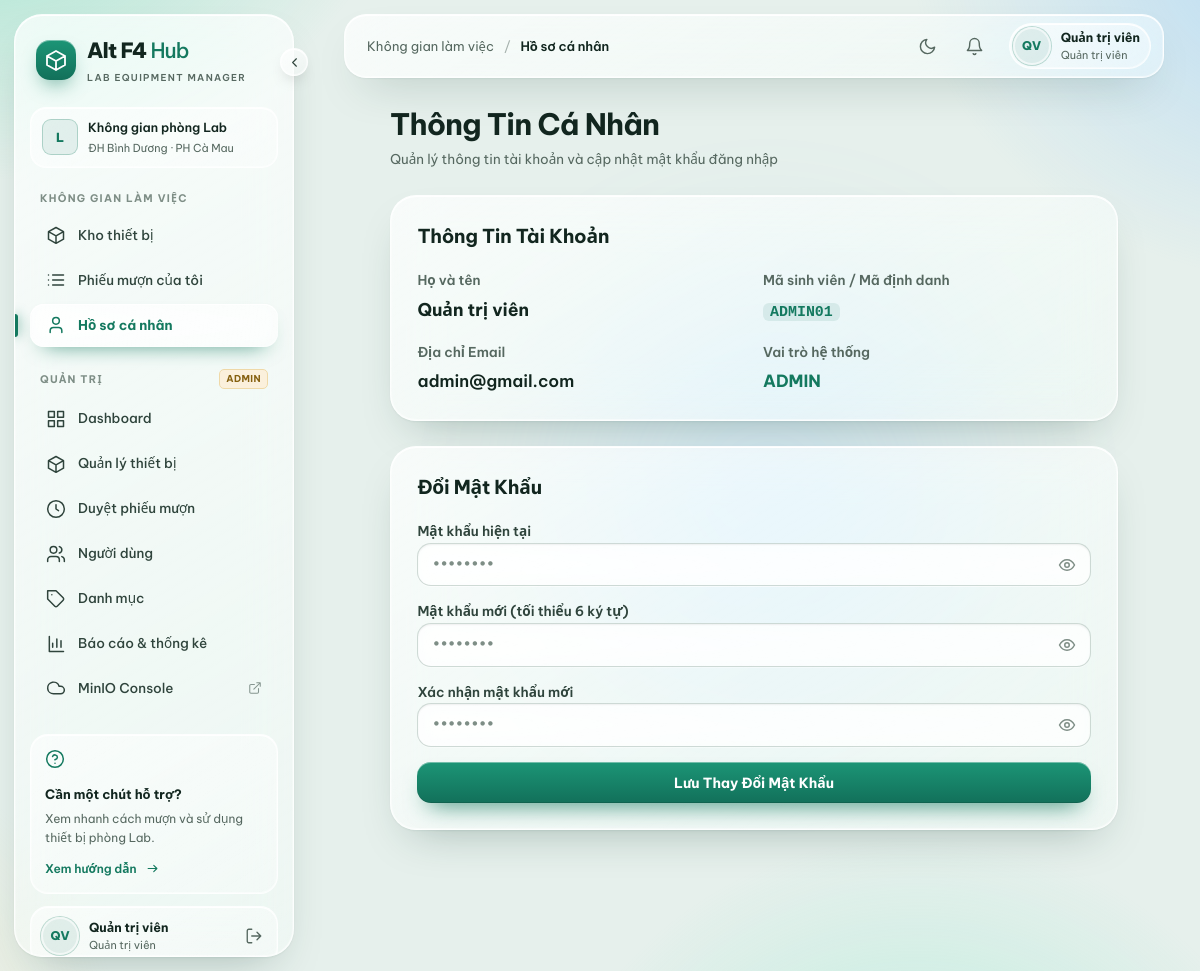
The app's page /profile.php (signed in) with its own data.
### tables this page shows
CREATE TABLE IF NOT EXISTS users (
    id INT AUTO_INCREMENT PRIMARY KEY,
    fullname VARCHAR(100) NOT NULL,
    student_code VARCHAR(20) UNIQUE,
    email VARCHAR(100) UNIQUE NOT NULL,
    password VARCHAR(255) NOT NULL,
    role ENUM('admin', 'student') DEFAULT 'student',
    created_at TIMESTAMP DEFAULT CURRENT_TIMESTAMP
);

### src/config.php (called while the page is built, shortened)
<?php
function checkLogin() {
    $userId = (int)($_SESSION['user']['id'] ?? 0);
    $stmt = $GLOBALS['pdo']->prepare('SELECT id, fullname, student_code, email, role FROM users WHERE id = ?');
    $stmt->execute([$userId]);
}

### src/profile.php (the view, shortened to what this page needs)
<?php
require_once 'config.php';
checkLogin();
?>
<!DOCTYPE html>
<html lang="vi">
<head>
    <?php include __DIR__ . '/head.php'; ?>
</head>
<body>
<?php include __DIR__ . '/navbar.php'; ?>
<main class="container">
    <div style="margin-bottom: 25px;">
        <h1 style="font-size: 2rem; font-weight: 800; margin: 0;">Thông Tin Cá Nhân</h1>
        <p style="color: #64748B; margin: 6px 0 0;">Quản lý thông tin tài khoản và cập nhật mật khẩu đăng nhập</p>
    </div>
    <div class="glass-box">
        <h3 style="margin-top: 0; font-size: 1.2rem; font-weight: 700; margin-bottom: 18px;">Thông Tin Tài Khoản</h3>
        <div style="display: grid; grid-template-columns: 1fr 1fr; gap: 18px;">
            <div>
                <label style="font-size: 0.85rem; color: #64748B; font-weight: 600;">Họ và tên</label>
                <div style="font-size: 1.1rem; font-weight: 700; margin-top: 4px;"><?= htmlspecialchars($user['fullname']) ?></div>
            </div>
            <div>
                <label style="font-size: 0.85rem; color: #64748B; font-weight: 600;">Mã sinh viên / Mã định danh</label>
                <div style="font-size: 1.1rem; font-weight: 700; margin-top: 4px;"><code><?= htmlspecialchars($user['student_code'] ?? 'ADMIN') ?></code></div>
            </div>
            <div>
                <label style="font-size: 0.85rem; color: #64748B; font-weight: 600;">Địa chỉ Email</label>
                <div style="font-size: 1.05rem; font-weight: 600; margin-top: 4px;"><?= htmlspecialchars($user['email']) ?></div>
            </div>
            <div>
                <label style="font-size: 0.85rem; color: #64748B; font-weight: 600;">Vai trò hệ thống</label>
                <div style="font-size: 1.05rem; font-weight: 700; margin-top: 4px; color: #2563EB;"><?= strtoupper($user['role']) ?></div>
            </div>
        </div>
    </div>
    <div class="glass-box">
        <h3 style="margin-top: 0; font-size: 1.2rem; font-weight: 700; margin-bottom: 18px;">Đổi Mật Khẩu</h3>
        <form method="POST">
            <label style="font-size: 0.85rem; font-weight: 600;">Mật khẩu hiện tại</label>
            <input type="password" name="current_password" class="form-control" placeholder="••••••••" required>
            <label style="font-size: 0.85rem; font-weight: 600;">Mật khẩu mới (tối thiểu 6 ký tự)</label>
            <input type="password" name="new_password" class="form-control" placeholder="••••••••" required>
            <label style="font-size: 0.85rem; font-weight: 600;">Xác nhận mật khẩu mới</label>
            <input type="password" name="confirm_password" class="form-control" placeholder="••••••••" required>
            <button type="submit" class="btn-submit">Lưu Thay Đổi Mật Khẩu</button>
        </form>
    </div>
</main>
</body>
</html>

### src/navbar.php (shortened to what this page needs)
<?php
require_once __DIR__ . '/ui.php';
$current_page    = basename($_SERVER['PHP_SELF']);
$is_admin_folder = strpos($_SERVER['PHP_SELF'], '/admin/') !== false;
$user            = $_SESSION['user'] ?? null;
$navIsAdmin = ($user && $user['role'] === 'admin');
$navKey     = ($is_admin_folder ? 'admin/' : '') . $current_page;
$navTitles = [
    'index.php'              => 'Kho thiết bị',
    'device_detail.php'      => 'Chi tiết thiết bị',
    'borrow.php'             => 'Đăng ký mượn',
    'my_borrows.php'         => 'Phiếu mượn của tôi',
    'request_detail.php'     => 'Chi tiết phiếu mượn',
    'profile.php'            => 'Hồ sơ cá nhân',
    'admin/index.php'        => 'Dashboard',
    'admin/devices.php'      => 'Quản lý thiết bị',
    'admin/device_edit.php'  => 'Chỉnh sửa thiết bị',
    'admin/categories.php'   => 'Danh mục',
    'admin/requests.php'     => 'Duyệt phiếu mượn',
    'admin/users.php'        => 'Người dùng',
    'admin/reports.php'      => 'Báo cáo & thống kê',
];
$navTitle = $navTitles[$navKey] ?? 'Alt F4 Hub';
$navOn = [
    'kho'   => in_array($navKey, ['index.php', 'device_detail.php', 'borrow.php']),
    'mine'  => ($navKey === 'my_borrows.php') || ($navKey === 'request_detail.php' && !$navIsAdmin),
    'prof'  => ($navKey === 'profile.php'),
    'dash'  => ($navKey === 'admin/index.php'),
    'dev'   => in_array($navKey, ['admin/devices.php', 'admin/device_edit.php']),
    'req'   => ($navKey === 'admin/requests.php') || ($navKey === 'request_detail.php' && $navIsAdmin),
    'users' => ($navKey === 'admin/users.php'),
    'cat'   => ($navKey === 'admin/categories.php'),
    'rep'   => ($navKey === 'admin/reports.php'),
];
$navCls = [];
$navCur = [];
foreach ($navOn as $k => $on) {
    $navCls[$k] = $on ? 'is-active' : '';
    $navCur[$k] = $on ? 'aria-current="page"' : '';
}
$navAlert   = 0;
if ($user && isset($pdo)) {
    try {
        if ($navIsAdmin) {
            $navPending = (int)$pdo->query("SELECT COUNT(*) FROM borrow_requests WHERE status = 'pending'")->fetchColumn();
            $navAlert   = $navPending;
        } else {
            $navSt = $pdo->prepare("SELECT COUNT(*) FROM borrow_requests WHERE user_id = ? AND status = 'approved' AND DATEDIFF(expected_return_date, CURDATE()) <= 2");
            $navSt->execute([$user['id']]);
            $navAlert = (int)$navSt->fetchColumn();
        }
    } catch (Throwable $e) {
    }
}
$navAlertHref  = $navIsAdmin ? '/admin/requests.php?status=pending' : '/my_borrows.php?status=approved';
$navAlertLabel = $navIsAdmin ? 'phiếu mượn đang chờ duyệt' : 'thiết bị sắp hoặc đã quá hạn trả';
$navInit = '';
if ($user) {
    $navParts = preg_split('/\s+/u', trim($user['fullname']));
    $navInit  = mb_substr($navParts[0], 0, 1, 'UTF-8');
    if (count($navParts) > 1) {
        $navInit .= mb_substr($navParts[count($navParts) - 1], 0, 1, 'UTF-8');
    }
    $navInit = mb_strtoupper($navInit, 'UTF-8');
}
$navRole = ($user && $user['role'] === 'admin') ? 'Quản trị viên' : (($user && !empty($user['student_code'])) ? $user['student_code'] : 'Sinh viên');
?>
<div class="t-dock" id="tDock">
<aside class="t-side" id="tSide" aria-label="Điều hướng chính">
    <a class="t-brand" href="/index.php" title="Alt F4 Hub">
        <span class="t-brand-icon"><?= ic('box', 24) ?></span>
        <span class="t-brand-text">Alt F4<span class="t-brand-hub"> Hub</span><small>Lab equipment manager</small></span>
    </a>
    <div class="t-workspace">
        <span class="t-workspace-icon">L</span>
        <div>Không gian phòng Lab<small>ĐH Bình Dương · PH Cà Mau</small></div>
    </div>
    <p class="t-label"><b>Không gian làm việc</b></p>
    <nav class="t-navlist">
        <a class="t-nav <?= $navCls['kho'] ?>" href="/index.php" title="Kho thiết bị" <?= $navCur['kho'] ?>><?= ic('box') ?><span>Kho thiết bị</span></a>
        <a class="t-nav <?= $navCls['mine'] ?>" href="/my_borrows.php" title="Phiếu mượn của tôi" <?= $navCur['mine'] ?>><?= ic('list') ?><span>Phiếu mượn của tôi</span></a>
        <a class="t-nav <?= $navCls['prof'] ?>" href="/profile.php" title="Hồ sơ cá nhân" <?= $navCur['prof'] ?>><?= ic('user') ?><span>Hồ sơ cá nhân</span></a>
    </nav>
    <?php if ($navIsAdmin): ?>
    <p class="t-label t-label-admin"><b>Quản trị</b> <span>Admin</span></p>
    <nav class="t-navlist">
        <a class="t-nav <?= $navCls['dash'] ?>" href="/admin/index.php" title="Dashboard" <?= $navCur['dash'] ?>><?= ic('grid') ?><span>Dashboard</span></a>
        <a class="t-nav <?= $navCls['dev'] ?>" href="/admin/devices.php" title="Quản lý thiết bị" <?= $navCur['dev'] ?>><?= ic('box') ?><span>Quản lý thiết bị</span></a>
        <a class="t-nav <?= $navCls['req'] ?>" href="/admin/requests.php" title="Duyệt phiếu mượn" <?= $navCur['req'] ?>><?= ic('clock') ?><span>Duyệt phiếu mượn</span></a>
        <a class="t-nav <?= $navCls['users'] ?>" href="/admin/users.php" title="Người dùng" <?= $navCur['users'] ?>><?= ic('users') ?><span>Người dùng</span></a>
        <a class="t-nav <?= $navCls['cat'] ?>" href="/admin/categories.php" title="Danh mục" <?= $navCur['cat'] ?>><?= ic('tag') ?><span>Danh mục</span></a>
        <a class="t-nav <?= $navCls['rep'] ?>" href="/admin/reports.php" title="Báo cáo &amp; thống kê" <?= $navCur['rep'] ?>><?= ic('chart') ?><span>Báo cáo &amp; thống kê</span></a>
        <a class="t-nav" href="http://localhost:9001" target="_blank" rel="noopener" title="Mở MinIO S3 Console"><?= ic('cloud') ?><span>MinIO Console</span><?= ic('external', 14) ?></a>
    </nav>
    <?php endif; ?>
    <div class="t-side-bottom">
        <div class="t-help">
            <span class="t-help-icon"><?= ic('help') ?></span>
            <b>Cần một chút hỗ trợ?</b>
            <p>Xem nhanh cách mượn và sử dụng thiết bị phòng Lab.</p>
            <button type="button" data-toast="Chọn thiết bị → Đăng ký mượn → Chờ quản trị viên duyệt → Nhận thiết bị và trả đúng hạn.">Xem hướng dẫn <?= ic('arrow', 15) ?></button>
        </div>
        <?php if ($user): ?>
        <div class="t-me">
            <a class="t-me-link" href="/profile.php" title="Xem hồ sơ &amp; đổi mật khẩu">
                <span class="t-avatar"><?= t_esc($navInit) ?></span>
                <span class="t-me-text"><b><?= t_esc($user['fullname']) ?></b><small><?= t_esc($navRole) ?></small></span>
            </a>
            <form method="POST" action="/logout.php">
                <button type="submit" class="t-me-out" title="Đăng xuất" aria-label="Đăng xuất"><?= ic('logout', 18) ?></button>
            </form>
        </div>
        <?php endif; ?>
    </div>
</aside>
<button type="button" class="t-dock-toggle" data-side-toggle aria-controls="tSide" aria-expanded="true" aria-label="Thu gọn thanh bên" title="Thu gọn / mở rộng thanh bên"><?= ic('chevron', 15) ?></button>
</div>
<header class="t-top">
    <div class="t-crumb"><span class="t-crumb-root">Không gian làm việc</span><span class="t-crumb-sep">/</span><b><?= t_esc($navTitle) ?></b></div>
    <div class="t-top-right">
        <button type="button" class="t-icon-btn t-theme-btn" data-theme-toggle aria-label="Đổi giao diện sáng / tối" title="Đổi giao diện sáng / tối"><?= ic('sun', 19) ?><?= ic('moon', 19) ?></button>
        <a class="t-icon-btn t-bell" href="<?= $navAlertHref ?>" aria-label="Thông báo: <?= $navAlert ?> <?= $navAlertLabel ?>" title="<?= $navAlert ?> <?= $navAlertLabel ?>"><?= ic('bell', 19) ?><?php if ($navAlert > 0): ?><i class="t-bell-dot"></i><?php endif; ?></a>
        <?php if ($user): ?>
        <a class="t-user" href="/profile.php" title="Hồ sơ cá nhân">
            <span class="t-avatar"><?= t_esc($navInit) ?></span>
            <span class="t-user-text"><b><?= t_esc($user['fullname']) ?></b><small><?= t_esc($navRole) ?></small></span>
        </a>
        <?php endif; ?>
    </div>
</header>

### src/profile.php (style rules this page uses)
body { background-color: #E6EDF6; font-family: 'Plus Jakarta Sans', sans-serif; color: #020C21; margin: 0; padding-bottom: 60px; }
.container { max-width: 800px; margin: 0 auto; padding: 0 16px; }
.glass-box { background: rgba(255, 255, 255, 0.78); border: 1px solid rgba(255, 255, 255, 0.9); border-radius: 28px; padding: 35px; backdrop-filter: blur(40px); box-shadow: 0 16px 40px rgba(15, 24, 47, 0.05); margin-bottom: 25px; }
.form-control { width: 100%; padding: 12px 16px; border-radius: 12px; border: 1px solid #CBD5E1; background: rgba(255, 255, 255, 0.9); box-sizing: border-box; font-family: inherit; font-size: 0.95rem; margin-bottom: 15px; outline: none; }
.btn-submit { background: #0F182F; color: #fff; padding: 12px 28px; border-radius: 999px; border: none; font-weight: 700; cursor: pointer; font-size: 0.92rem; }

### records on screen
users: fullname "QV", fullname "Quản trị viên", role "Quản trị viên", student_code "ADMIN01", email "admin@gmail.com", role "ADMIN"

### other values on screen
t_esc($navTitle) "Hồ sơ cá nhân"
